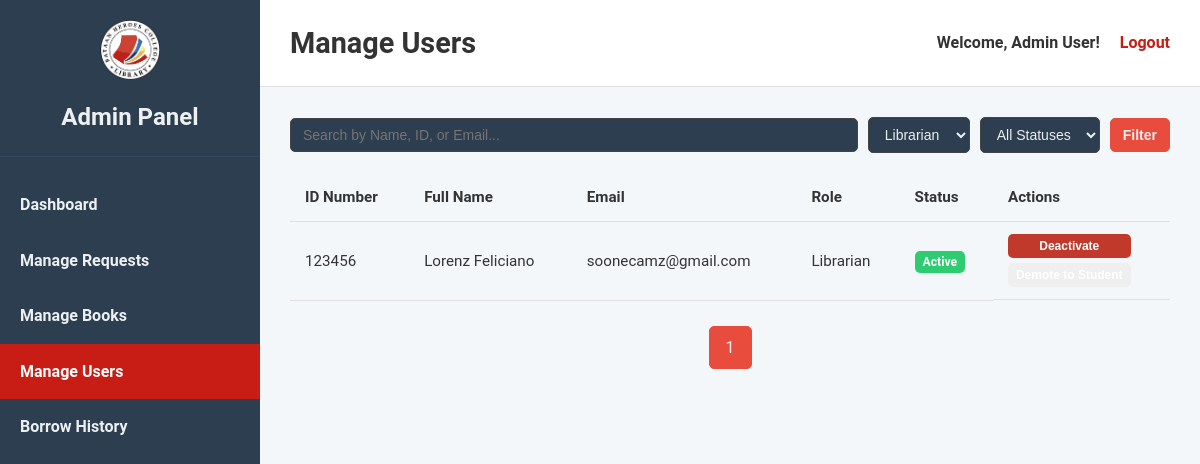
The app's page /frontend/manage_users.php?role=librarian (signed in) with its own data.
### tables this page shows
CREATE TABLE `users` (
  `id_number` int(11) NOT NULL,
  `fullname` varchar(255) NOT NULL,
  `program_and_year` varchar(100) DEFAULT NULL,
  `email` varchar(255) NOT NULL,
  `password` varchar(255) NOT NULL,
  `user_id` int(11) NOT NULL,
  `role` enum('student','librarian','admin') NOT NULL DEFAULT 'student',
  `status` varchar(50) NOT NULL DEFAULT 'Active',
  `otp_code` varchar(6) DEFAULT NULL,
  `otp_expiry` datetime DEFAULT NULL
);

### frontend/manage_users.php (the view, shortened to what this page needs)
<?php
include '../backend/db_connect.php';
$search_term = $_GET['search'] ?? '';
$filter_role = $_GET['role'] ?? 'all';
$filter_status = $_GET['status'] ?? 'all';
$page = isset($_GET['page']) && is_numeric($_GET['page']) ? (int)$_GET['page'] : 1;
$results_per_page = 15;
$offset = ($page - 1) * $results_per_page;
$base_query = "FROM users";
$conditions = [];
$params = [];
$types = '';
$conditions[] = "user_id != ?";
$params[] = $_SESSION['user_id'];
$types .= 'i';
if ($filter_role !== 'all') {
    $conditions[] = "role = ?";
    $params[] = $filter_role;
    $types .= 's';
}
$where_clause = !empty($conditions) ? " WHERE " . implode(" AND ", $conditions) : "";
$count_sql = "SELECT COUNT(*) $base_query $where_clause";
$stmt_count = $conn->prepare($count_sql);
if (!empty($params)) { $stmt_count->bind_param($types, ...$params); }
$stmt_count->execute();
$total_results = $stmt_count->get_result()->fetch_row()[0];
$total_pages = ceil($total_results / $results_per_page);
$data_sql = "SELECT user_id, id_number, fullname, email, role, status $base_query $where_clause ORDER BY fullname ASC LIMIT ? OFFSET ?";
$stmt_data = $conn->prepare($data_sql);
$params_with_pagination = $params;
$params_with_pagination[] = $results_per_page;
$params_with_pagination[] = $offset;
$types_with_pagination = $types . 'ii';
$stmt_data->bind_param($types_with_pagination, ...$params_with_pagination);
$stmt_data->execute();
$all_users = $stmt_data->get_result();
$welcome_message = "Welcome, " . htmlspecialchars($_SESSION['fullname']) . "!";
?>
<!DOCTYPE html>
<html lang="en">
<head>
    <link rel="stylesheet" href="admin_styles.css">
</head>
<body>
    <div class="admin-container">
        <aside class="sidebar">
            <div class="sidebar-header">
                <img src="LIBRARY_LOGO.png" alt="Logo" class="sidebar-logo">
                <h2>Admin Panel</h2>
            </div>
            <nav class="sidebar-nav">
                <ul>
                    <li><a href="admin_dashboard.php">Dashboard</a></li>
                    <li><a href="manage_requests.php">Manage Requests</a></li>
                    <li><a href="manage_books.php">Manage Books</a></li>
                    <li><a href="manage_users.php" class="active">Manage Users</a></li>
                    <li><a href="borrow_history.php">Borrow History</a></li>
                </ul>
            </nav>
        </aside>
        <div class="main-wrapper">
            <header class="main-header">
                <h1>Manage Users</h1>
                <div class="user-info">
                    <span><?php echo $welcome_message; ?></span>
                    <a href="../backend/logout.php">Logout</a>
                </div>
            </header>
            <main class="main-content">
                <section class="filter-section">
                    <form action="manage_users.php" method="GET" class="filter-form">
                        <input type="text" name="search" placeholder="Search by Name, ID, or Email..." value="<?php echo htmlspecialchars($search_term); ?>">
                        <select name="role">
                            <option value="librarian" <?php if ($filter_role == 'librarian') echo 'selected'; ?>>Librarian</option>
                        </select>
                        <select name="status">
                            <option value="all" <?php if ($filter_status == 'all') echo 'selected'; ?>>All Statuses</option>
                        </select>
                        <button type="submit">Filter</button>
                    </form>
                </section>
                <section class="request-section">
                    <div class="table-container">
                        <table>
                            <thead>
                                <tr>
                                    <th>ID Number</th>
                                    <th>Full Name</th>
                                    <th>Email</th>
                                    <th>Role</th>
                                    <th>Status</th>
                                    <th>Actions</th>
                                </tr>
                            </thead>
                            <tbody>
                                <?php if ($all_users->num_rows > 0): ?>
                                    <?php while($user = $all_users->fetch_assoc()): ?>
                                        <tr>
                                            <td><?php echo htmlspecialchars($user['id_number']); ?></td>
                                            <td><?php echo htmlspecialchars($user['fullname']); ?></td>
                                            <td><?php echo htmlspecialchars($user['email']); ?></td>
                                            <td><span class="role-tag"><?php echo htmlspecialchars($user['role']); ?></span></td>
                                            <td><span class="status-tag status-<?php echo strtolower($user['status']); ?>"><?php echo htmlspecialchars($user['status']); ?></span></td>
                                            <td class="action-buttons">
                                                <form action="../backend/update_user_status.php" method="POST">
                                                    <?php if ($user['status'] == 'Active'): ?>
                                                        <button type="submit" name="action" value="deactivate" class="reject-btn">Deactivate</button>
                                                    <?php else: ?>
                                                        <button type="submit" name="action" value="activate" class="approve-btn">Activate</button>
                                                    <?php endif; ?>
                                                    <?php if ($user['role'] == 'student'): ?>
                                                        <button type="submit" name="action" value="promote" class="pickup-btn">Promote to Librarian</button>
                                                    <?php else: ?>
                                                        <button type="submit" name="action" value="demote" class="return-btn">Demote to Student</button>
                                                    <?php endif; ?>
                                                </form>
                                            </td>
                                        </tr>
                                    <?php endwhile; ?>
                                <?php else: ?>
                                    <tr><td colspan="6">No users found matching your criteria.</td></tr>
                                <?php endif; ?>
                            </tbody>
                        </table>
                    </div>
                    <div class="pagination">
                        <?php $query_params = ['search' => $search_term, 'role' => $filter_role, 'status' => $filter_status]; ?>
                        <?php for ($i = 1; $i <= $total_pages; $i++): ?><a href="?page=<?php echo $i; ?>&<?php echo http_build_query($query_params); ?>" class="<?php if ($i == $page) echo 'active'; ?>"><?php echo $i; ?></a><?php endfor; ?>
                    </div>
                </section>
            </main>
        </div>
    </div>
</body>
</html>

### frontend/admin_styles.css (style rules this page uses)
* { box-sizing: border-box; margin: 0; padding: 0; }
body { font-family: "Roboto", sans-serif; line-height: 1.6; background-color: #f4f7fa; color: #333; }
.admin-container { display: flex; min-height: 100vh; }
.sidebar { width: 260px; background-color: #2c3e50; color: #ecf0f1; display: flex; flex-direction: column; flex-shrink: 0; }
.sidebar-header { padding: 20px; text-align: center; border-bottom: 1px solid #34495e; }
.sidebar-logo { max-width: 60px; margin-bottom: 10px; }
.sidebar-nav ul { list-style: none; padding: 20px 0; }
.sidebar-nav ul li a { display: block; color: #ecf0f1; text-decoration: none; padding: 15px 20px; font-weight: bold; transition: background-color 0.3s, padding-left 0.3s; }
.sidebar-nav ul li a.active { background-color: #c81d14; color: #fff; }
.main-wrapper { flex: 1; display: flex; flex-direction: column; }
.main-header { background-color: #ffffff; padding: 20px 30px; border-bottom: 1px solid #e0e0e0; display: flex; justify-content: space-between; align-items: center; }
.main-header h1 { font-size: 1.8rem; }
.user-info { display: flex; align-items: center; gap: 20px; }
.user-info span { font-weight: bold; }
.user-info a { color: #c81d14; text-decoration: none; font-weight: bold; transition: color 0.3s; }
.main-content { padding: 30px; flex-grow: 1; }
.table-container { overflow-x: auto; }
table { width: 100%; border-collapse: collapse; font-size: 0.95rem; }
table thead { background-color: #f4f7fa; }
table th, table td { padding: 12px 15px; text-align: left; border-bottom: 1px solid #e0e0e0; }
.action-buttons { display: flex; gap: 10px; }
.action-buttons button { border: none; padding: 8px 12px; border-radius: 5px; cursor: pointer; font-weight: bold; color: white; transition: opacity 0.3s; }
.reject-btn { background-color: #c0392b; }

### frontend/manage_users.php (style rules this page uses)
.filter-form { display: flex; gap: 10px; align-items: center; margin-bottom: 20px; }
.filter-form input[type="text"], .filter-form select, .filter-form button { padding: 8px 12px; border-radius: 5px; border: 1px solid #444; background-color: #2c3e50; color: #ecf0f1; font-size: 14px; }
.filter-form input[type="text"] { flex-grow: 1; }
.filter-form button { background-color: #e74c3c; border-color: #e74c3c; cursor: pointer; font-weight: bold; transition: background-color 0.2s; }
.pagination { margin-top: 25px; text-align: center; }
.pagination a { display: inline-block; color: #ecf0f1; padding: 8px 16px; text-decoration: none; border: 1px solid #444; margin: 0 4px; border-radius: 5px; transition: background-color 0.2s; }
.pagination a:hover, .pagination a.active { background-color: #e74c3c; border-color: #e74c3c; }
.status-tag { padding: 4px 8px; border-radius: 5px; color: #fff; font-weight: bold; font-size: 0.8em; text-align: center; }
.status-active { background-color: #2ecc71; }
.role-tag { text-transform: capitalize; }
.action-buttons form { display: flex; flex-direction: column; gap: 5px; }
.action-buttons button { width: 100%; font-size: 12px; padding: 5px 8px; }

### records on screen
users: id_number "123456", fullname "Lorenz Feliciano", email "soonecamz@gmail.com", role "Librarian", status "Active", shows "Deactivate"

### other values on screen
$welcome_message "Welcome, Admin User!"
